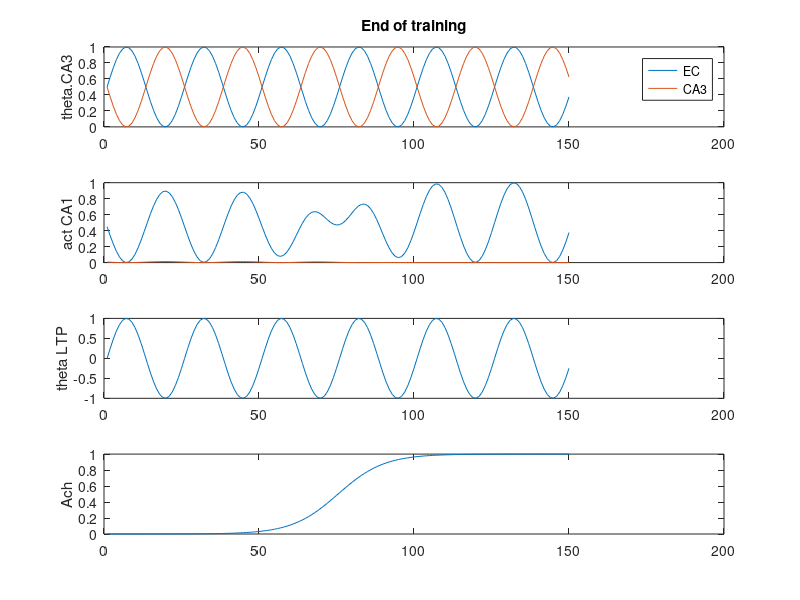
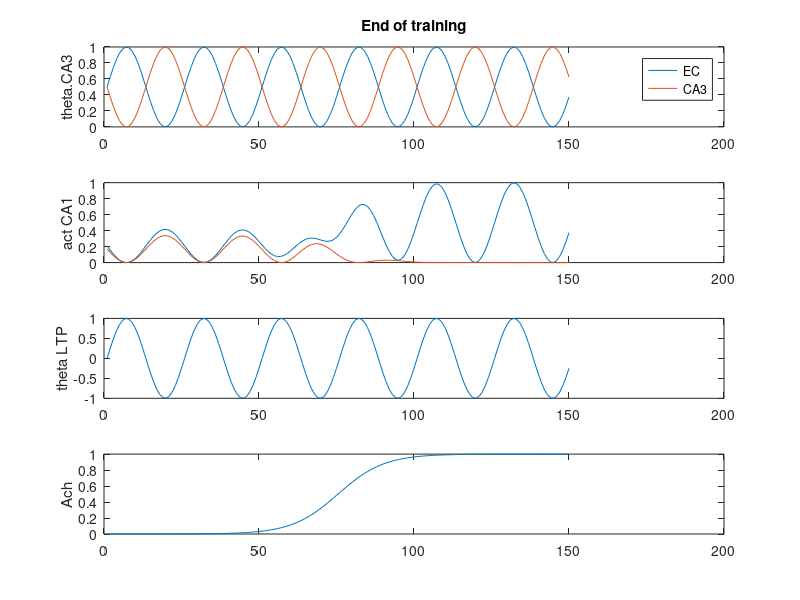

These figures' MATLAB source, in order:
function [] = hasselmo9402_working()
% hasselmo_2002 theta model


%todo: 
% add plots for ca3 and ec activity - done
% add ach to the model - done
% make a struct to hold data? - done

% can we get EC and CA3 activity separated?
% Learning? - simple vector forgeting? TMaze? 
% OLM switch? 
% show that hasselmo is wrong
% add the anon funct to other areas

clear all;
dbstop if error;

%% runtime parameters
p.nTrls = 10;
p.nTSteps = 25;
p.nCA1cells = 2;
p.nCA3cells = 3;
p.nECcells = 2;

p.dt = 0.005; % Default = 5 ms
p.thF = 8; % Default = 8 Hz
p.nCycles = 6; % How many cycles would we like per trial. Default = 6? 
p.stepsPerCycle = ceil(((1/p.thF)/p.dt));
p.phaseStep = (2*pi)/p.stepsPerCycle; % number of radians to increment theta phase by for each time steps
p.k = .5; % Max synaptic growth. Default = .5
p.lrate = 0.01; % learning rate, per Ehren's experiment
p.thetaScale = 1; % X from Hasselmo et al. 2002, p 799
% [0 to 1] smaller means theta has less effect on functional strength
% paper is vague about whether different values are used for the different
% layers (CA3 vs EC), for now we'll assume that it is a single fixed
% parameter. Default = 1?

% allocate arrays
a.CA1 = nan(p.nCA1cells,p.nTSteps);
a.CA3 = nan(p.nCA3cells,p.nTrls); 
a.EC  = nan(p.nECcells, p.nTrls);
w.CA3 = eye(p.nCA1cells, p.nCA3cells);
w.EC  = eye(p.nCA1cells, p.nECcells); % identity matrix p.801
tempXprod = nan(p.nCA1cells,p.nCA3cells,p.stepsPerCycle);



%% Task 

% 


stage = 1;

% for each trial, run the theta model 
for trl = 1:p.nTrls
  % initialize first timestep
  % NOTE: THESE NEED TO BE SET FOR EACH PHASE OF THE TASK, TRL
  a.CA3(:,1) = [1; 1; 0]; % rand(p.nCA3cells,1) > .5;
  a.EC(:,1)  = [1; 0]; % rand(p.nECcells, 1) > .5;
  
  % run the model
  [a, tempXprod, pha, theta] = runTheta(a,w,tempXprod,p,stage);
  
  % compute weight updates after each theta cycle
  dw.CA3(:,:) = sum(tempXprod,3);
  
  fprintf('\nTrial %i\n',trl);
  if any(isnan(dw.CA3)), keyboard, end % Just in case something goes wrong...
  w.CA3, dw.CA3
  w.CA3 = w.CA3 + p.lrate .* dw.CA3; %   w.CA3 = w.CA3 + dw.CA3;
  w.CA3 = min(w.CA3, p.k);
  %w.CA3
  
end

if 1, plotStateVariables(theta,a,pha); end

%keyboard

fprintf('Test initial learning\n');
a.CA3(:,1) = [0; 1; 0]; % rand(p.nCA3cells,1) > .5;
[a, tempXprod, pha, theta] = runTheta(a,w,tempXprod,p,stage);
if 1, plotStateVariables(theta,a,pha); end

keyboard;
end 


function [a,tempXprod, pha, theta] = runTheta(a,w,tempXprod,p,stage)
  
  % allocate phase and theta params
  pha.EC = nan(p.nTSteps,1);   theta.EC = nan(p.nTSteps,1);
  pha.CA3 = nan(p.nTSteps,1);  theta.CA3 = nan(p.nTSteps,1);
  pha.LTP = nan(p.nTSteps,1);  theta.LTP = nan(p.nTSteps,1);

  
  pha.EC(1)  = 0;    theta.EC(1)  = (p.thetaScale/2) * sin(pha.EC(1))  + (1-(p.thetaScale/2));
  pha.CA3(1) = pi;   theta.CA3(1) = (p.thetaScale/2) * sin(pha.CA3(1)) + (1-(p.thetaScale/2));
  pha.LTP(1) = 0;    theta.LTP(1) = sin(pha.LTP(1));
  
  % initialize CA1 activity
  %a.CA1(:,1) = ((theta.EC(1) .* w.EC) * a.EC(:,stage)) + ((theta.CA3(1) .* w.CA3) * a.CA3(:,1)); % eq 2.4 p.799
  %p.nCycles = 10;
  %pha.AChLvls = linspace(1,0,p.nCycles*p.stepsPerCycle); % add acetylcholine (linear)
  AchPut = linspace(-10,10,p.nCycles*p.stepsPerCycle);
  pha.AChLvls = sigmoid(AchPut);
  Cr = 1; Cl = 1; % These need to be updated to control for individual dynamics in CA3 vs EC 
  updateEC3 = @(ACh,Cl,theta,w,a) (ACh*Cl) * ((theta.*w) * a);
  updateCA3 = @(ACh,Cr,theta,w,a) (1 - ACh*Cr) * ((theta.*w) * a);
  
  % after new updating func
%  syn.EC3(:,1) = (1 - pha.AChLvls(1)*Cl) * ((theta.EC(1) .* w.EC) * a.EC(:,stage)); % fix one minus
%  syn.CA3(:,1) = (1 - pha.AChLvls(1)*Cr) * ((theta.CA3(1) .* w.CA3) * a.CA3(:,stage));
  
  syn.EC3(:,1) = updateEC3(pha.AChLvls(1),Cl,theta.EC(1),w.EC,a.EC(:,stage));
  syn.CA3(:,1) = updateCA3(pha.AChLvls(1),Cr,theta.CA3(1),w.CA3,a.CA3(:,stage));

  a.CA1(:,1) = syn.EC3(:,1) + syn.CA3(:,1); % eq 2.4 p.799

  tempXprod(:,:,1) = (theta.LTP(1) .* a.CA1(:,1)) * a.CA3(:,stage)';
  % run one theta cycle
  for t = 2:p.nCycles*p.stepsPerCycle
    
    % phasic input
    pha.EC(t)  = pha.EC(t-1)  + p.phaseStep;  theta.EC(t)  = (p.thetaScale/2) * sin(pha.EC(t))  + (1-(p.thetaScale/2));  % eq 2.2 p.799
    pha.CA3(t) = pha.CA3(t-1) + p.phaseStep;  theta.CA3(t) = (p.thetaScale/2) * sin(pha.CA3(t)) + (1-(p.thetaScale/2));  % eq 2.3 p.799
    pha.LTP(t) = pha.LTP(t-1) + p.phaseStep;  theta.LTP(t) = sin(pha.LTP(t));                                            % eq 2.5 p.799
    
    %a.CA1 = w.EC .* a.EC + w.CA3 .* a.CA3; % eq 2.1
    %a.CA1(:,t) = ((theta.EC(t) .* w.EC) * a.EC(:,stage)) + ((theta.CA3(t) .* w.CA3) * a.CA3(:,stage)); % eq 2.4 p.799
    
    % after the new updating function was written
    syn.EC3(:,t) = (pha.AChLvls(t)*Cl) * ((theta.EC(t) .* w.EC) * a.EC(:,stage));
    syn.CA3(:,t) = (1 - pha.AChLvls(t)*Cr) * ((theta.CA3(t) .* w.CA3) * a.CA3(:,stage));
    
    % why does this break it?
%     syn.EC3(:,t) = updateEC3(pha.AChLvls(1),Cl,theta.EC(1),w.EC,a.EC(:,stage));
%     syn.CA3(:,t) = updateCA3(pha.AChLvls(1),Cr,theta.CA3(1),w.CA3,a.CA3(:,stage));
%     
    a.CA1(:,t) = syn.EC3(:,t) + syn.CA3(:,t); % eq 2.4 p.799

    tempXprod(:,:,t) = (theta.LTP(t) .* a.CA1(:,t)) * a.CA3(:,stage)';
    
  end
  
  modEC = reshape(syn.EC3,2,[])';
  modCA3 = reshape(syn.CA3,2,[])';
  
  if 0
    keyboard
    
    figure; hold on;
    time = linspace(0, 1000, size(reshape(syn.EC3,2,[])',1));
    plot(time,modEC);
    plot(time,modCA3);
    xlim([0,max(time)]);
    
    figure;
    plot(time, modEC+modCA3)
    
  end
  
end

function plotStateVariables(theta,a,pha)
    figure;
    subplot(4,1,1);
    hold off; plot(theta.EC)
    hold on; plot(theta.CA3)
    ylabel('theta.CA3');
    legend('EC','CA3'); ylim([0 1]);
    title(['End of training']);
    
    subplot(4,1,2);
    plot(a.CA1');
    ylabel('act CA1');
    
    subplot(4,1,3);
    plot(theta.LTP)
    ylabel('theta LTP');
    
    subplot(4,1,4);
    plot(pha.AChLvls)
    ylabel('Ach');
end

function y = sigmoid(x)
y = 1.0 ./ (1 + exp(-x));
end
%%
